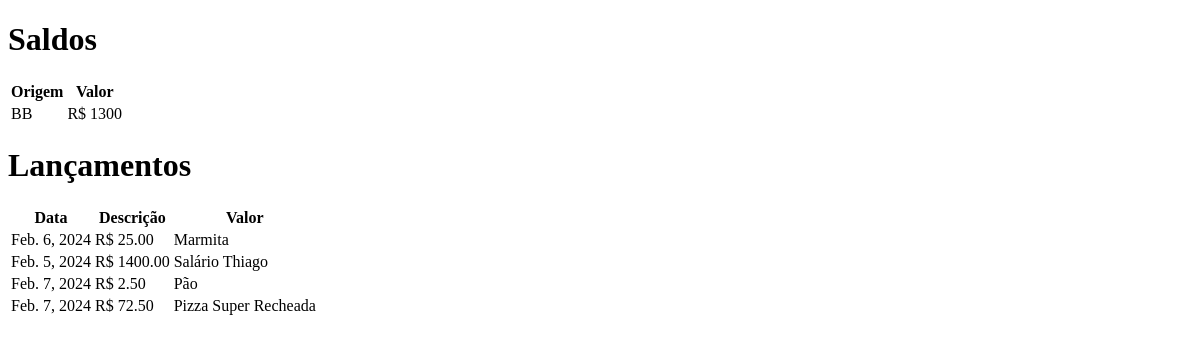
Before: / with the older database file.
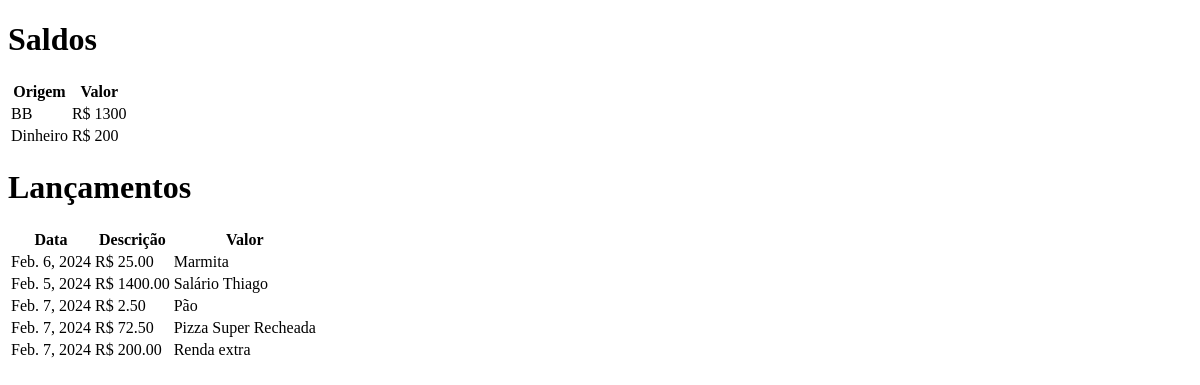
After: the same page with the newer database file.
### financeiro/models.py (models this page shows, shortened)
class Lancamento(models.Model):
    ENTRADA = 'e'
    SAIDA = 's'
    TIPO_OPERACAO_CHOICES = [(ENTRADA, 'Entrada'), (SAIDA, 'Saída'),]
    data = models.DateField()
    descricao = models.CharField(max_length=255)
    valor = models.DecimalField(max_digits=10, decimal_places=2)
    categoria = models.ForeignKey(Categoria, on_delete=models.CASCADE)
    origem = models.ForeignKey(Origem, on_delete=models.CASCADE)
    tipo_operacao = models.CharField(max_length=1,
                                     choices=TIPO_OPERACAO_CHOICES)
    @staticmethod
    def calcular_diferencaORM():
        diferenca = (
            Lancamento.objects
            .values('origem__nome')
            .annotate(diferenca=Sum(
                Case(
                    When(tipo_operacao='e', then=F('valor')),
                    default=-F('valor'))))
        )
        return diferenca

### financeiro/views.py (the view)
# urls.py: 2. Add a URL to urlpatterns:  path('', views.home, name='home')
def home(request):
    lctos = Lancamento.objects.all()
    diferenca = Lancamento.calcular_diferencaORM()
    return render(request, 'financeiro/index.html', {"lctos": lctos,
                                                     "diferenca": diferenca})

### financeiro/templates/financeiro/index.html (shortened to what this page needs)
<!DOCTYPE html>
<html lang="pt-br">
<head>
</head>
<body>
    <h1>Saldos</h1>
    <table>
        <thead>
            <tr>
                <th>Origem</th>
                <th>Valor</th>
            </tr>
        </thead>
        {% for dif in diferenca %}
        <tr>
            <td>{{ dif.origem__nome }}</td>
            <td>R$ {{ dif.diferenca }}</td>
        </tr>
        {% endfor %}
    </table>
    <h1>Lançamentos</h1>
    <table>
        <thead>
            <tr>
                <th>Data</th>
                <th>Descrição</th>
                <th>Valor</th>
            </tr>
        </thead>
        {% for lcto in lctos %}
        <tr>
            <td>{{ lcto.data }}</td>
            <td>R$ {{ lcto.valor }}</td>
            <td>{{ lcto.descricao }}</td>
        </tr>
        {% endfor %}
    </table>
</body>
</html>

Changed rows visible on the page:
added Lancamento: data "Feb. 7, 2024", valor "200.00", descricao "Renda extra"
Other visible differences:
new list line: "Dinheiro R$ 200"
